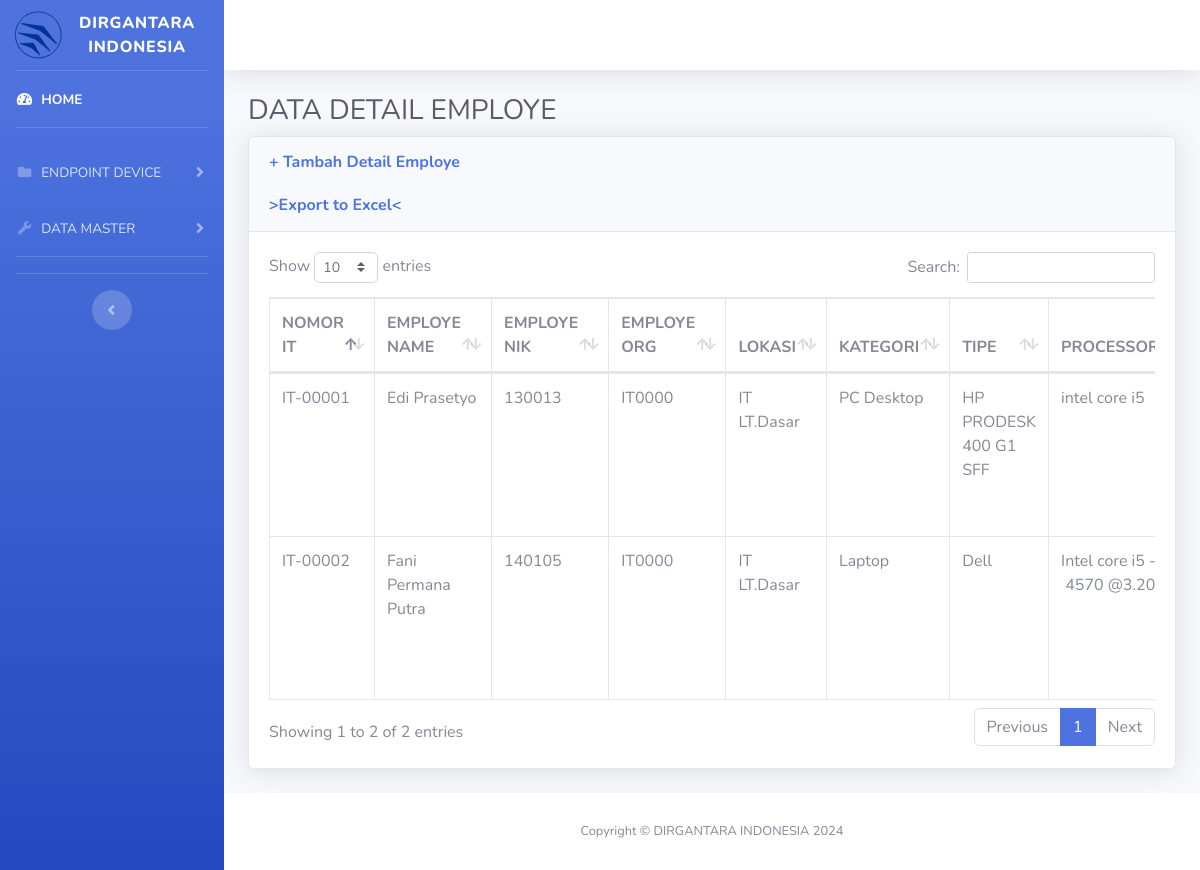
The app's page /add/detail_employe.php with its own data.
### tables this page shows
CREATE TABLE `detail_employe` (
  `id_detail_employe` int(11) NOT NULL,
  `employe_nik` int(20) NOT NULL,
  `employe_name` varchar(100) NOT NULL,
  `c_org` varchar(50) NOT NULL,
  `lokasi` text NOT NULL,
  `id_kategori` int(11) NOT NULL,
  `id_type_kategori` int(11) NOT NULL,
  `processor` varchar(50) NOT NULL,
  `storage_capacity` int(20) NOT NULL,
  `memory_capacity` int(20) NOT NULL,
  `vga_capacity` int(20) NOT NULL,
  `nomor_it` varchar(20) NOT NULL,
  `nomor_aset` varchar(20) NOT NULL,
  `serial_number` varchar(20) NOT NULL,
  `storage_type` varchar(50) NOT NULL,
  `memory_type` varchar(50) NOT NULL,
  `vga_type` varchar(50) NOT NULL,
  `keterangan` text NOT NULL,
  `operation_system` varchar(50) NOT NULL,
  `office` varchar(50) NOT NULL,
  `os_licence` varchar(50) NOT NULL,
  `os` varchar(50) NOT NULL,
  `aplikasi_lainnya` varchar(50) NOT NULL,
  `status_pengalihan` int(11) DEFAULT 0
);

CREATE TABLE `kategori` (
  `id_kategori` int(11) NOT NULL,
  `kategori` varchar(50) NOT NULL
);

CREATE TABLE `type_kategori` (
  `id_type_kategori` int(11) NOT NULL,
  `id_kategori` int(11) NOT NULL,
  `nama_type` varchar(50) NOT NULL
);

### add/detail_employe.php (the view, shortened to what this page needs)
<?php
include '../koneksi.php';
if(isset($_POST['cari'])){
    $cari = $_POST['search'];
    $sql = "SELECT d.* , k.kategori,
            t1.nama_type AS processor,
            t2.nama_type AS storage_type,
            t3.nama_type AS memory_type,
            t4.nama_type AS vga_type,
            t5.nama_type AS operation_system,
            t6.nama_type AS office,
            t7.nama_type AS os_licence,
            t8.nama_type AS id_type_kategori,
            t9.nama_type AS os
            FROM detail_employe d
            INNER JOIN kategori k ON d.id_kategori = k.id_kategori
            LEFT JOIN type_kategori t1 ON d.processor = t1.id_type_kategori
            LEFT JOIN type_kategori t2 ON d.storage_type = t2.id_type_kategori
            LEFT JOIN type_kategori t3 ON d.memory_type = t3.id_type_kategori
            LEFT JOIN type_kategori t4 ON d.vga_type = t4.id_type_kategori
            LEFT JOIN type_kategori t5 ON d.operation_system = t5.id_type_kategori
            LEFT JOIN type_kategori t6 ON d.office = t6.id_type_kategori
            LEFT JOIN type_kategori t7 ON d.os_licence = t7.id_type_kategori
            LEFT JOIN type_kategori t8 ON d.id_type_kategori = t8.id_type_kategori
            LEFT JOIN type_kategori t9 ON d.os = t9.id_type_kategori
            INNER JOIN type_kategori ON d.id_type_kategori = type_kategori.id_type_kategori
            WHERE d.status_pengalihan = (
                SELECT MAX(status_pengalihan)
                FROM detail_employe
                WHERE nomor_aset = d.nomor_aset
            )
            GROUP BY d.nomor_aset";
    $level = mysqli_query($conn, $sql);
}else{
    $sql = "SELECT d.* , k.kategori,
            t1.nama_type AS processor,
            t2.nama_type AS storage_type,
            t3.nama_type AS memory_type,
            t4.nama_type AS vga_type,
            t5.nama_type AS operation_system,
            t6.nama_type AS office,
            t7.nama_type AS os_licence,
            t8.nama_type AS id_type_kategori,
            t9.nama_type AS os
            FROM detail_employe d
            INNER JOIN kategori k ON d.id_kategori = k.id_kategori
            LEFT JOIN type_kategori t1 ON d.processor = t1.id_type_kategori
            LEFT JOIN type_kategori t2 ON d.storage_type = t2.id_type_kategori
            LEFT JOIN type_kategori t3 ON d.memory_type = t3.id_type_kategori
            LEFT JOIN type_kategori t4 ON d.vga_type = t4.id_type_kategori
            LEFT JOIN type_kategori t5 ON d.operation_system = t5.id_type_kategori
            LEFT JOIN type_kategori t6 ON d.office = t6.id_type_kategori
            LEFT JOIN type_kategori t7 ON d.os_licence = t7.id_type_kategori
            LEFT JOIN type_kategori t8 ON d.id_type_kategori = t8.id_type_kategori
            LEFT JOIN type_kategori t9 ON d.os = t9.id_type_kategori
            INNER JOIN type_kategori ON d.id_type_kategori = type_kategori.id_type_kategori
            WHERE d.status_pengalihan = (
                SELECT MAX(status_pengalihan)
                FROM detail_employe
                WHERE nomor_aset = d.nomor_aset
            )
            GROUP BY d.nomor_aset";
    $level = mysqli_query($conn, $sql);
}
?>
<!DOCTYPE html>
<html lang="en">
<head>
    <link href="../vendor/fontawesome-free/css/all.min.css" rel="stylesheet" type="text/css">
    <link href="../css/sb-admin-2.min.css" rel="stylesheet">
    <link href="../vendor/datatables/dataTables.bootstrap4.min.css" rel="stylesheet">
</head>
<body id="page-top">
    <?php include("sidebar.php") ?>
        <div id="content-wrapper" class="d-flex flex-column">
            <div id="content">
                <nav class="navbar navbar-expand navbar-light bg-white topbar mb-4 static-top shadow">
                </nav>
                <div class="container-fluid">
                    <h1 class="h3 mb-2 text-gray-800">DATA DETAIL EMPLOYE</h1>
                    <div class="card shadow mb-4">
                        <div class="card-header py-3">
                            <h6 class="m-0 font-weight-bold text-primary"><a href="tambah_pendataan_perangkat.php">+ Tambah Detail Employe</a></h6><br>
                            <h6 class="m-0 font-weight-bold text-primary"><a href="export_to_axcel.php">>Export to Excel<</a></h6>
                        </div>
                        <div class="card-body">
                            <div class="table-responsive">
                                <table class="table table-bordered" id="dataTable" width="100%" cellspacing="0">
                                    <thead>
                                        <tr>
                                            <th>NOMOR IT</th>
                                            <th>EMPLOYE NAME</th>
                                            <th>EMPLOYE NIK</th>
                                            <th>EMPLOYE ORG</th>
                                            <th>LOKASI</th>
                                            <th>KATEGORI</th>
                                            <th>TIPE</th>
                                            <th>PROCESSOR</th>
                                        </tr>
                                    </thead>
                                    <tbody>
                                    <?php foreach ($level as $row) : ?>
                                    <tr>
                                        <td><?= $row["nomor_it"]; ?></td>
                                        <td><?= $row["employe_name"]; ?></td>
                                        <td><?= $row["employe_nik"]; ?></td>
                                        <td><?= $row["c_org"]; ?></td>
                                        <td><?= $row["lokasi"]; ?></td>
                                        <td><?= $row["kategori"]; ?></td>
                                        <td><?= $row["id_type_kategori"]; ?></td>
                                        <td><?= $row["processor"]; ?></td>
                                    </tr>
                                    <?php endforeach; ?>
                                    </tbody>
                                </table>
                            </div>
                        </div>
                    </div>
                </div>
            </div>
            <footer class="sticky-footer bg-white">
                <div class="container my-auto">
                    <div class="copyright text-center my-auto">
                        <span>Copyright &copy; DIRGANTARA INDONESIA 2024</span>
                    </div>
                </div>
            </footer>
        </div>
    </div>
</body>
</html>

### records on screen
detail_employe: nomor_it "IT-00002", employe_name "Fani Permana Putra", employe_nik "140105", c_org "IT0000", lokasi "IT LT.Dasar", id_kategori.kategori "Laptop", id_type_kategori.nama_type "Dell", type_kategori.nama_type "Intel core i5 - 4570…"
detail_employe: nomor_it "IT-00001", employe_name "Edi Prasetyo", employe_nik "130013", c_org "IT0000", lokasi "IT LT.Dasar", id_kategori.kategori "PC Desktop", id_type_kategori.nama_type "HP PRODESK 400 G1 SFF", type_kategori.nama_type "intel core i5"
